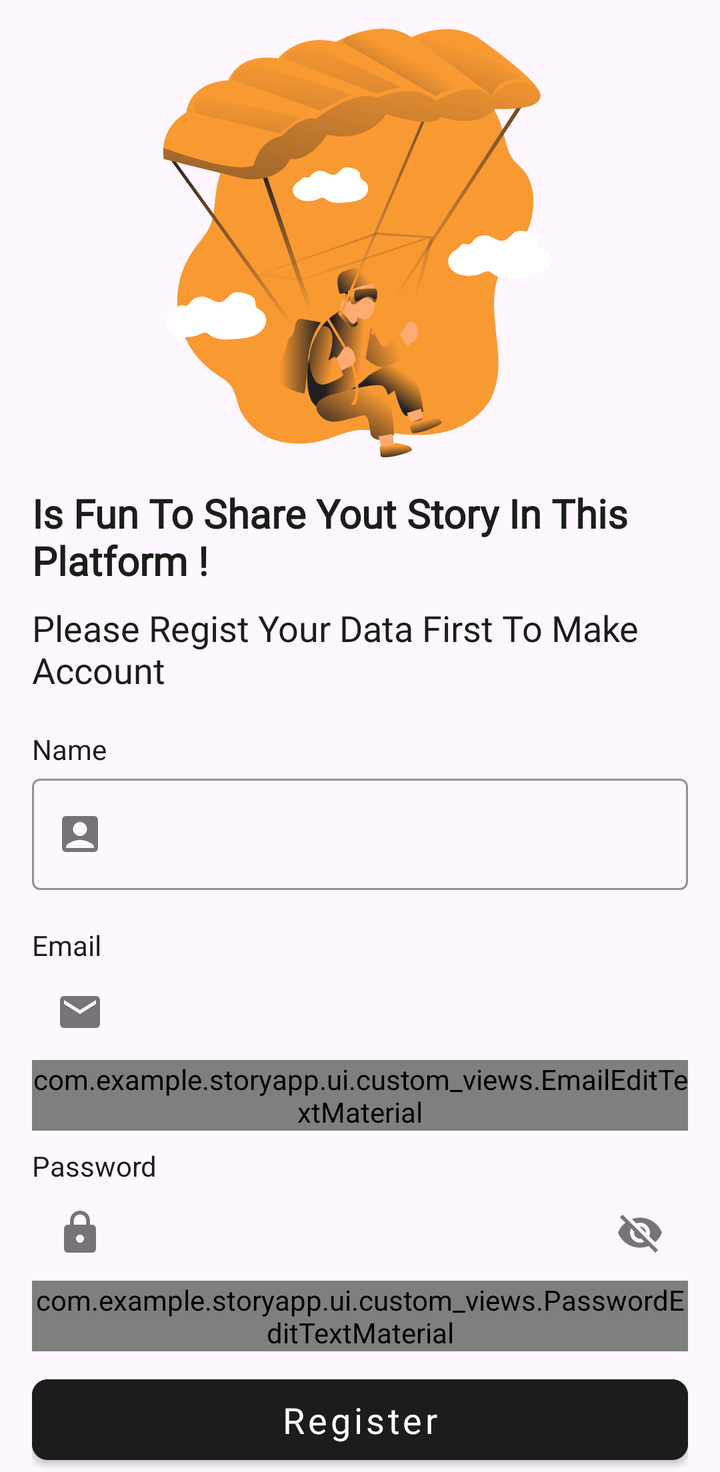
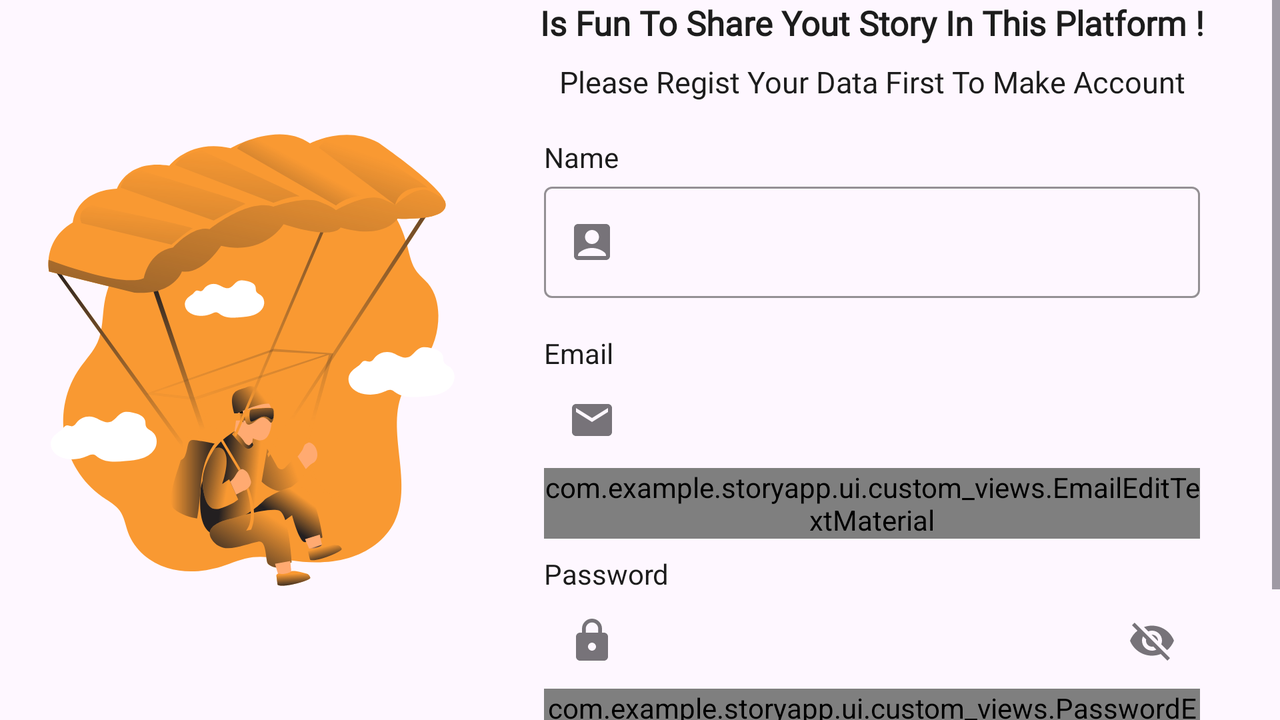

One screen, two layout resources from the same app: the default and the repository's alternative for another configuration. Each is rendered where Android would select it; the XML of both is given below.
<!-- AndroidManifest.xml: application theme Theme.StoryApp -->
<!-- res/layout/activity_register.xml -->
<?xml version="1.0" encoding="utf-8"?>
<ScrollView xmlns:android="http://schemas.android.com/apk/res/android"
    xmlns:app="http://schemas.android.com/apk/res-auto"
    xmlns:tools="http://schemas.android.com/tools"
    android:id="@+id/main"
    android:layout_width="match_parent"
    android:layout_height="match_parent"
    tools:context=".ui.RegisterActivity">

    <androidx.constraintlayout.widget.ConstraintLayout
        android:layout_width="match_parent"
        android:layout_height="wrap_content">

        <ImageView
            android:id="@+id/ivLogin"
            android:layout_width="355dp"
            android:layout_height="243dp"
            android:src="@drawable/svg_register"
            app:layout_constraintEnd_toEndOf="parent"
            app:layout_constraintStart_toStartOf="parent"
            app:layout_constraintTop_toTopOf="parent"
            app:layout_constraintVertical_bias="0.07999998" />

        <TextView
            android:id="@+id/tvTitle"
            style="@style/TextCustom.bold"
            android:layout_marginStart="16dp"
            android:layout_marginEnd="16dp"
            android:text="@string/is_fun_to_share_yout_story_in_this_platform"
            android:textColor="@color/black"
            android:textSize="20sp"
            app:layout_constraintStart_toStartOf="parent"
            app:layout_constraintEnd_toEndOf="parent"
            app:layout_constraintTop_toBottomOf="@+id/ivLogin" />

        <TextView
            android:id="@+id/tvDescription"
            style="@style/TextCustom"
            android:layout_marginStart="16dp"
            android:layout_marginEnd="16dp"
            android:layout_marginTop="8dp"
            android:text="@string/please_regist_your_data_first_to_make_account"
            android:textColor="@color/black"
            android:textSize="18sp"
            app:layout_constraintStart_toStartOf="parent"
            app:layout_constraintEnd_toEndOf="parent"
            app:layout_constraintTop_toBottomOf="@+id/tvTitle" />

        
        <TextView
            android:id="@+id/nameTextView"
            android:layout_width="wrap_content"
            android:layout_height="wrap_content"
            android:layout_marginStart="16dp"
            android:layout_marginTop="18dp"
            android:text="@string/name"
            android:textColor="@color/black"
            app:layout_constraintStart_toStartOf="parent"
            app:layout_constraintTop_toBottomOf="@+id/tvDescription" />

        <com.google.android.material.textfield.TextInputLayout
            android:id="@+id/nameEditTextLayout"
            style="@style/Widget.MaterialComponents.TextInputLayout.OutlinedBox"
            android:layout_width="0dp"
            android:layout_height="wrap_content"
            android:layout_marginStart="16dp"
            android:layout_marginEnd="16dp"
            app:boxStrokeColor="@color/orange"
            app:layout_constraintEnd_toEndOf="parent"
            app:layout_constraintStart_toStartOf="parent"
            app:layout_constraintTop_toBottomOf="@+id/nameTextView"
            app:startIconDrawable="@drawable/ic_name">

            <com.google.android.material.textfield.TextInputEditText
                android:id="@+id/nameEditText"
                android:layout_width="match_parent"
                android:layout_height="wrap_content"
                android:ems="10"
                android:inputType="text"
                tools:ignore="SpeakableTextPresentCheck" />
        </com.google.android.material.textfield.TextInputLayout>

        
        <TextView
            android:id="@+id/emailTextView"
            android:layout_width="wrap_content"
            android:layout_height="wrap_content"
            android:layout_marginStart="16dp"
            android:layout_marginTop="18dp"
            android:text="@string/email"
            android:textColor="@color/black"
            app:layout_constraintStart_toStartOf="parent"
            app:layout_constraintTop_toBottomOf="@+id/nameEditTextLayout" />

        <com.google.android.material.textfield.TextInputLayout
            android:id="@+id/emailEditTextLayout"
            style="@style/Widget.MaterialComponents.TextInputLayout.OutlinedBox"
            android:layout_width="0dp"
            android:layout_height="wrap_content"
            android:layout_marginStart="16dp"
            android:layout_marginEnd="16dp"
            app:boxStrokeColor="@color/orange"
            app:layout_constraintEnd_toEndOf="parent"
            app:layout_constraintStart_toStartOf="parent"
            app:layout_constraintTop_toBottomOf="@+id/emailTextView"
            app:startIconDrawable="@drawable/ic_email">

            <com.example.storyapp.ui.custom_views.EmailEditTextMaterial
                android:id="@+id/emailEditText"
                android:layout_width="match_parent"
                android:layout_height="wrap_content"
                android:ems="10"
                android:inputType="textEmailAddress"
                tools:ignore="SpeakableTextPresentCheck" />
        </com.google.android.material.textfield.TextInputLayout>

        
        <TextView
            android:id="@+id/passwordTextView"
            android:layout_width="wrap_content"
            android:layout_height="wrap_content"
            android:layout_marginStart="16dp"
            android:layout_marginTop="8dp"
            android:text="@string/password"
            android:textColor="@color/black"
            app:layout_constraintStart_toStartOf="parent"
            app:layout_constraintTop_toBottomOf="@+id/emailEditTextLayout" />

        <com.google.android.material.textfield.TextInputLayout
            android:id="@+id/passwordEditTextLayout"
            style="@style/Widget.MaterialComponents.TextInputLayout.OutlinedBox"
            android:layout_width="0dp"
            android:layout_height="wrap_content"
            android:layout_marginStart="16dp"
            android:layout_marginEnd="16dp"
            app:boxStrokeColor="@color/orange"
            app:endIconMode="password_toggle"
            app:layout_constraintEnd_toEndOf="parent"
            app:layout_constraintStart_toStartOf="parent"
            app:layout_constraintTop_toBottomOf="@+id/passwordTextView"
            app:startIconDrawable="@drawable/ic_lock">

            <com.example.storyapp.ui.custom_views.PasswordEditTextMaterial
                android:id="@+id/passwordEditText"
                android:layout_width="match_parent"
                android:layout_height="wrap_content"
                android:ems="10"
                android:inputType="textPassword"
                tools:ignore="SpeakableTextPresentCheck" />
        </com.google.android.material.textfield.TextInputLayout>

        <FrameLayout
            android:id="@+id/buttonFrame"
            android:layout_width="0dp"
            android:layout_height="wrap_content"
            android:layout_marginStart="16dp"
            android:layout_marginEnd="16dp"
            android:layout_marginTop="8dp"
            app:layout_constraintStart_toStartOf="parent"
            app:layout_constraintEnd_toEndOf="parent"
            app:layout_constraintTop_toBottomOf="@+id/passwordEditTextLayout">

            
            <ProgressBar
                android:id="@+id/progressBar"
                android:layout_width="wrap_content"
                android:layout_height="wrap_content"
                android:layout_gravity="center"
                android:visibility="gone"
                android:indeterminate="true" />

            
            <Button
                android:id="@+id/btnRegister"
                style="@style/RoundedButton"
                android:layout_width="match_parent"
                android:layout_height="wrap_content"
                android:backgroundTint="@color/black"
                android:text="@string/register"
                android:textSize="18sp" />
        </FrameLayout>
    </androidx.constraintlayout.widget.ConstraintLayout>

</ScrollView>
<!-- resources referenced by this layout -->
<resources>
  <color name="black">#1C1C1C</color>
  <color name="orange">#F99932</color>
  <!-- drawable ic_email (drawable) -->
  <vector xmlns:android="http://schemas.android.com/apk/res/android" android:height="24dp" android:tint="@color/black" android:viewportHeight="24" android:viewportWidth="24" android:width="24dp">
        
      <path android:fillColor="@color/black" android:pathData="M20,4L4,4c-1.1,0 -1.99,0.9 -1.99,2L2,18c0,1.1 0.9,2 2,2h16c1.1,0 2,-0.9 2,-2L22,6c0,-1.1 -0.9,-2 -2,-2zM20,8l-8,5 -8,-5L4,6l8,5 8,-5v2z"/>
      
  </vector>
  <!-- drawable ic_lock (drawable) -->
  <vector xmlns:android="http://schemas.android.com/apk/res/android"
      android:width="24dp"
      android:height="24dp"
      android:viewportWidth="24"
      android:viewportHeight="24"
      android:tint="@color/black">
      <path
          android:fillColor="@color/black"
          android:pathData="M18,8h-1L17,6c0,-2.76 -2.24,-5 -5,-5S7,3.24 7,6v2L6,8c-1.1,0 -2,0.9 -2,2v10c0,1.1 0.9,2 2,2h12c1.1,0 2,-0.9 2,-2L20,10c0,-1.1 -0.9,-2 -2,-2zM12,17c-1.1,0 -2,-0.9 -2,-2s0.9,-2 2,-2 2,0.9 2,2 -0.9,2 -2,2zM15.1,8L8.9,8L8.9,6c0,-1.71 1.39,-3.1 3.1,-3.1 1.71,0 3.1,1.39 3.1,3.1v2z"/>
  </vector>
  <!-- drawable ic_name (drawable) -->
  <vector xmlns:android="http://schemas.android.com/apk/res/android" android:height="24dp" android:tint="@color/black" android:viewportHeight="24" android:viewportWidth="24" android:width="24dp">
        
      <path android:fillColor="@android:color/white" android:pathData="M19,3H5C3.9,3 3,3.9 3,5v14c0,1.1 0.9,2 2,2h14c1.1,0 2,-0.9 2,-2V5C21,3.9 20.1,3 19,3zM12,6c1.93,0 3.5,1.57 3.5,3.5c0,1.93 -1.57,3.5 -3.5,3.5s-3.5,-1.57 -3.5,-3.5C8.5,7.57 10.07,6 12,6zM19,19H5v-0.23c0,-0.62 0.28,-1.2 0.76,-1.58C7.47,15.82 9.64,15 12,15s4.53,0.82 6.24,2.19c0.48,0.38 0.76,0.97 0.76,1.58V19z"/>
      
  </vector>
  <!-- drawable svg_register: vector/xml drawable (drawable, 27825 chars, omitted) -->
  <string name="email">Email</string>
  <string name="is_fun_to_share_yout_story_in_this_platform">Is Fun To Share Yout Story In This Platform !</string>
  <string name="name">Name</string>
  <string name="password">Password</string>
  <string name="please_regist_your_data_first_to_make_account">Please Regist Your Data First To Make Account</string>
  <string name="register">Register</string>
  <style name="RoundedButton" parent="Widget.MaterialComponents.Button">
          <item name="cornerRadius">8dp</item>
          <item name="android:textColor">@color/white</item>
          <item name="android:layout_width">match_parent</item>
          <item name="android:layout_height">wrap_content</item>
          <item name="android:fontFamily">@font/open_sans</item>
          <item name="android:padding">8dp</item>
          <item name="textAllCaps">false</item>
      </style>
  <style name="TextCustom" parent="Widget.MaterialComponents.TextView">
          <item name="android:fontFamily">@font/open_sans</item>
          <item name="android:layout_width">match_parent</item>
          <item name="android:layout_height">wrap_content</item>
      </style>
  <style name="TextCustom.bold" parent="TextCustom">
          <item name="android:fontFamily">@font/open_sans_semibold</item>
          <item name="android:textStyle">bold</item>
      </style>
  <style name="Theme.StoryApp" parent="Base.Theme.StoryApp" />
  <color name="white">#FFFFFFFF</color>
  <style name="Base.Theme.StoryApp" parent="Theme.Material3.DayNight.NoActionBar">
          
          
          <item name="colorPrimary">@color/orange</item>
      </style>
</resources>
<!-- res/layout-land/activity_register.xml (the repository's variant of the layout above) -->
<!-- drawn on the phone turned sideways -->
<?xml version="1.0" encoding="utf-8"?>
<androidx.constraintlayout.widget.ConstraintLayout xmlns:android="http://schemas.android.com/apk/res/android"
    xmlns:app="http://schemas.android.com/apk/res-auto"
    xmlns:tools="http://schemas.android.com/tools"
    android:id="@+id/main"
    android:layout_width="match_parent"
    android:layout_height="match_parent"
    tools:context=".ui.RegisterActivity">

    <ImageView
        android:id="@+id/ivLogin"
        android:layout_width="0dp"
        android:layout_height="0dp"
        android:src="@drawable/svg_register"
        app:layout_constraintTop_toTopOf="parent"
        app:layout_constraintBottom_toBottomOf="parent"
        app:layout_constraintStart_toStartOf="parent"
        app:layout_constraintEnd_toStartOf="@+id/scrl"
        app:layout_constraintWidth_percent="0.4" />

    <ScrollView
        android:id="@+id/scrl"
        android:layout_width="0dp"
        android:layout_height="0dp"
        app:layout_constraintTop_toTopOf="parent"
        app:layout_constraintBottom_toBottomOf="parent"
        app:layout_constraintStart_toEndOf="@id/ivLogin"
        app:layout_constraintEnd_toEndOf="parent"
        app:layout_constraintWidth_percent="0.6">

        <androidx.constraintlayout.widget.ConstraintLayout
            android:id="@+id/form"
            android:layout_width="match_parent"
            android:layout_height="wrap_content">

            <TextView
                android:id="@+id/tvTitle"
                style="@style/TextCustom.bold"
                android:layout_width="wrap_content"
                android:layout_height="wrap_content"
                android:layout_marginStart="16dp"
                android:layout_marginEnd="40dp"
                android:text="@string/is_fun_to_share_yout_story_in_this_platform"
                android:textColor="@color/black"
                android:textSize="17sp"
                app:layout_constraintStart_toStartOf="parent"
                app:layout_constraintEnd_toEndOf="parent"
                app:layout_constraintTop_toTopOf="parent" />

            <TextView
                android:id="@+id/tvDescription"
                style="@style/TextCustom"
                android:layout_width="wrap_content"
                android:layout_height="wrap_content"
                android:layout_marginStart="16dp"
                android:layout_marginEnd="40dp"
                android:layout_marginTop="8dp"
                android:text="@string/please_regist_your_data_first_to_make_account"
                android:textColor="@color/black"
                android:textSize="15sp"
                app:layout_constraintStart_toStartOf="parent"
                app:layout_constraintEnd_toEndOf="parent"
                app:layout_constraintTop_toBottomOf="@+id/tvTitle" />

            <TextView
                android:id="@+id/nameTextView"
                android:layout_width="wrap_content"
                android:layout_height="wrap_content"
                android:layout_marginStart="16dp"
                android:layout_marginTop="18dp"
                android:text="@string/name"
                android:textColor="@color/black"
                app:layout_constraintStart_toStartOf="parent"
                app:layout_constraintTop_toBottomOf="@+id/tvDescription" />

            <com.google.android.material.textfield.TextInputLayout
                android:id="@+id/nameEditTextLayout"
                style="@style/Widget.MaterialComponents.TextInputLayout.OutlinedBox"
                android:layout_width="0dp"
                android:layout_height="wrap_content"
                android:layout_marginStart="16dp"
                android:layout_marginEnd="40dp"
                app:boxStrokeColor="@color/orange"
                app:startIconDrawable="@drawable/ic_name"
                app:layout_constraintEnd_toEndOf="parent"
                app:layout_constraintStart_toStartOf="parent"
                app:layout_constraintTop_toBottomOf="@+id/nameTextView">

                <com.google.android.material.textfield.TextInputEditText
                    android:id="@+id/nameEditText"
                    android:layout_width="match_parent"
                    android:layout_height="wrap_content"
                    android:ems="10"
                    android:inputType="text"
                    tools:ignore="SpeakableTextPresentCheck" />
            </com.google.android.material.textfield.TextInputLayout>

            <TextView
                android:id="@+id/emailTextView"
                android:layout_width="wrap_content"
                android:layout_height="wrap_content"
                android:layout_marginStart="16dp"
                android:layout_marginTop="18dp"
                android:text="@string/email"
                android:textColor="@color/black"
                app:layout_constraintStart_toStartOf="parent"
                app:layout_constraintTop_toBottomOf="@+id/nameEditTextLayout" />

            <com.google.android.material.textfield.TextInputLayout
                android:id="@+id/emailEditTextLayout"
                style="@style/Widget.MaterialComponents.TextInputLayout.OutlinedBox"
                android:layout_width="0dp"
                android:layout_height="wrap_content"
                android:layout_marginStart="16dp"
                android:layout_marginEnd="40dp"
                app:boxStrokeColor="@color/orange"
                app:startIconDrawable="@drawable/ic_email"
                app:layout_constraintEnd_toEndOf="parent"
                app:layout_constraintStart_toStartOf="parent"
                app:layout_constraintTop_toBottomOf="@+id/emailTextView">

                <com.example.storyapp.ui.custom_views.EmailEditTextMaterial
                    android:id="@+id/emailEditText"
                    android:layout_width="match_parent"
                    android:layout_height="wrap_content"
                    android:ems="10"
                    android:inputType="textEmailAddress"
                    tools:ignore="SpeakableTextPresentCheck" />
            </com.google.android.material.textfield.TextInputLayout>

            <TextView
                android:id="@+id/passwordTextView"
                android:layout_width="wrap_content"
                android:layout_height="wrap_content"
                android:layout_marginStart="16dp"
                android:layout_marginTop="8dp"
                android:text="@string/password"
                android:textColor="@color/black"
                app:layout_constraintStart_toStartOf="parent"
                app:layout_constraintTop_toBottomOf="@+id/emailEditTextLayout" />

            <com.google.android.material.textfield.TextInputLayout
                android:id="@+id/passwordEditTextLayout"
                style="@style/Widget.MaterialComponents.TextInputLayout.OutlinedBox"
                android:layout_width="0dp"
                android:layout_height="wrap_content"
                android:layout_marginStart="16dp"
                android:layout_marginEnd="40dp"
                app:endIconMode="password_toggle"
                app:boxStrokeColor="@color/orange"
                app:startIconDrawable="@drawable/ic_lock"
                app:layout_constraintEnd_toEndOf="parent"
                app:layout_constraintStart_toStartOf="parent"
                app:layout_constraintTop_toBottomOf="@+id/passwordTextView">

                <com.example.storyapp.ui.custom_views.PasswordEditTextMaterial
                    android:id="@+id/passwordEditText"
                    android:layout_width="match_parent"
                    android:layout_height="wrap_content"
                    android:ems="10"
                    android:inputType="textPassword"
                    tools:ignore="SpeakableTextPresentCheck" />
            </com.google.android.material.textfield.TextInputLayout>

            <FrameLayout
                android:id="@+id/buttonFrame"
                android:layout_width="0dp"
                android:layout_height="wrap_content"
                android:layout_marginStart="16dp"
                android:layout_marginEnd="40dp"
                android:layout_marginTop="8dp"
                app:layout_constraintStart_toStartOf="parent"
                app:layout_constraintEnd_toEndOf="parent"
                app:layout_constraintTop_toBottomOf="@+id/passwordEditTextLayout">

                
                <ProgressBar
                    android:id="@+id/progressBar"
                    android:layout_width="wrap_content"
                    android:layout_height="wrap_content"
                    android:layout_gravity="center"
                    android:visibility="gone"
                    android:indeterminate="true" />

                
                <Button
                    android:id="@+id/btnRegister"
                    style="@style/RoundedButton"
                    android:layout_width="match_parent"
                    android:layout_height="wrap_content"
                    android:backgroundTint="@color/black"
                    android:text="@string/register"
                    android:textSize="18sp" />
            </FrameLayout>

        </androidx.constraintlayout.widget.ConstraintLayout>
    </ScrollView>
</androidx.constraintlayout.widget.ConstraintLayout>
